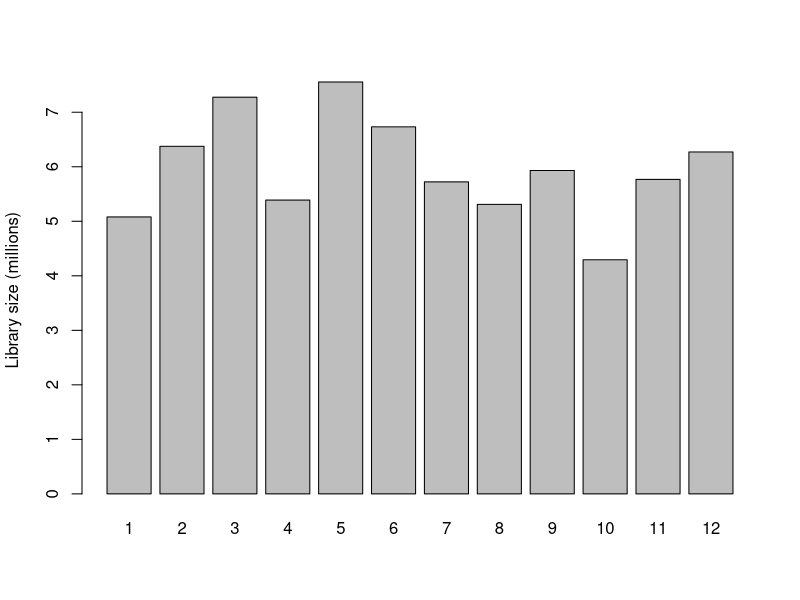
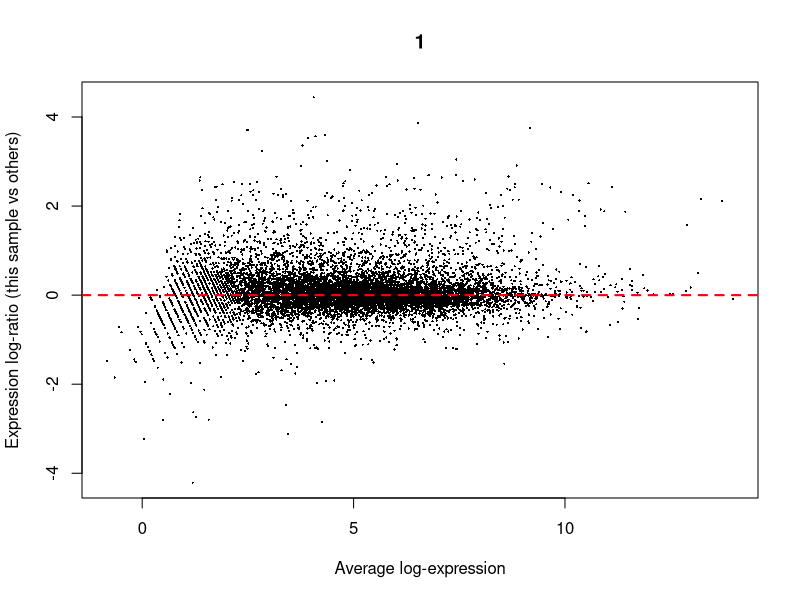
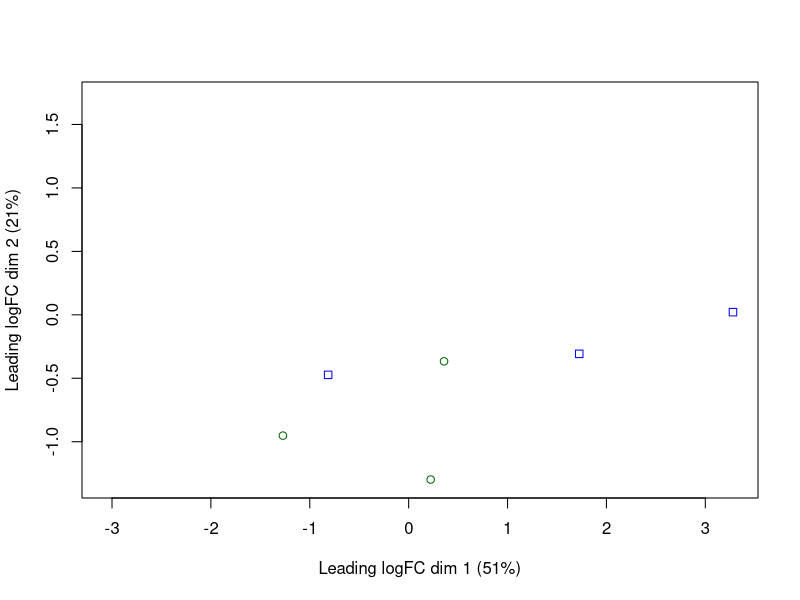
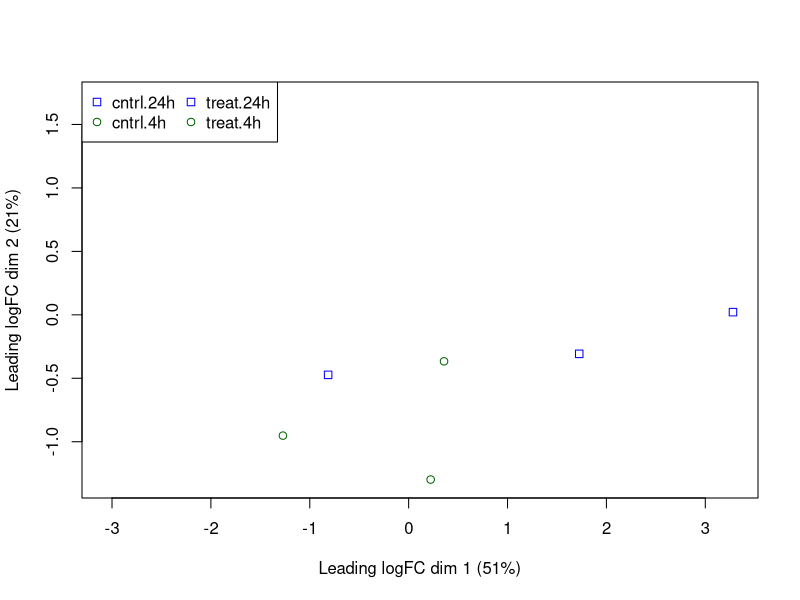
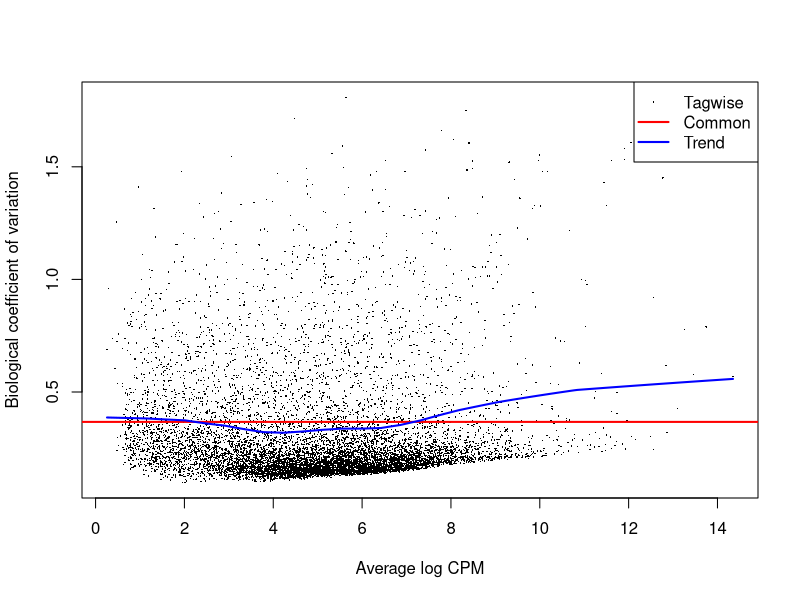
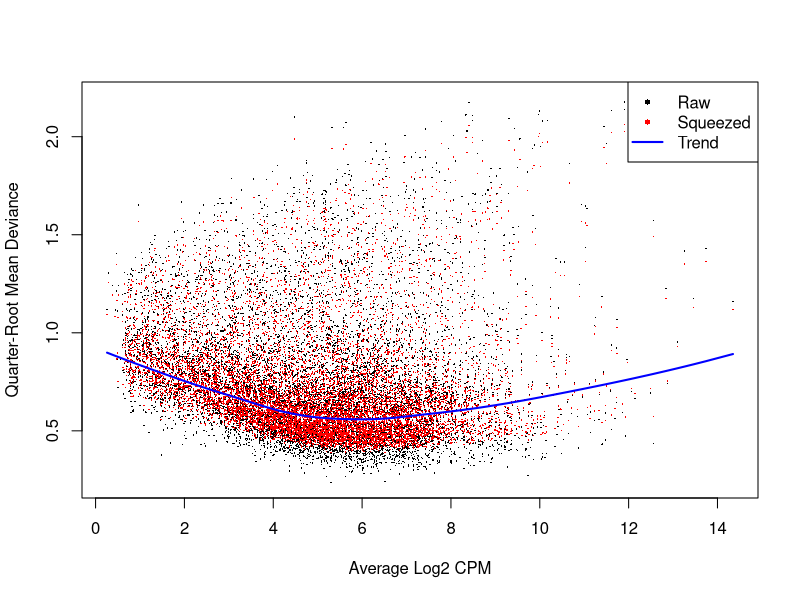
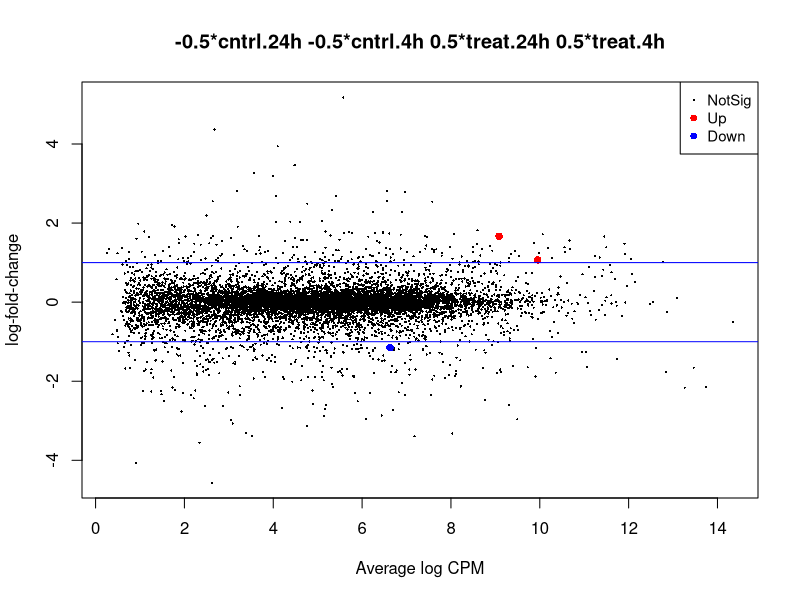
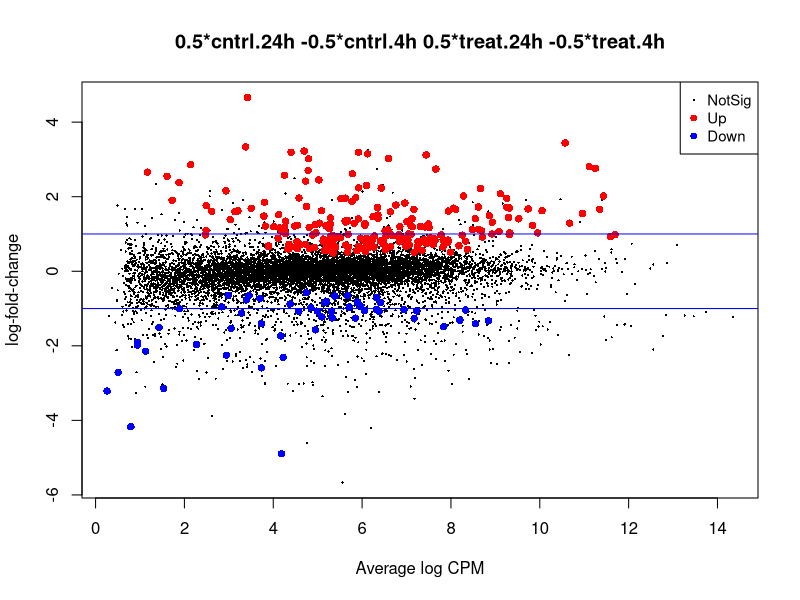

The R script that drew these images, in order:
# set the working directory
setwd("/Users/bamflappy/NFCDSWorkshop_Day2/script_data/")

# import gene count data
tribolium_counts <- read.csv("TriboliumCounts.csv", row.names="X")

#Import grouping factor
targets <- read.csv(file="groupingFactors.csv")
  
#BiocManager::install("edgeR")

library("edgeR")


#############
#Setup a design matrix
group <- factor(paste(targets$treatment,targets$hours,sep="."))
#cbind(targets,Group=group)

#Create DGE list object
list <- DGEList(counts=tribolium_counts,group=group)
colnames(list) <- rownames(targets)
head(list)

#Plot the library sizes before normalization
barplot(list$samples$lib.size*1e-6, names=1:12, ylab="Library size (millions)")

#Retain genes only if it is expressed at a minimum level
keep <- filterByExpr(list)
summary(keep)
list <- list[keep, , keep.lib.sizes=FALSE]

#Use TMM normalization to eliminate composition biases
# between libraries
list <- calcNormFactors(list)
#list$samples
#Write normalized counts to file
normList <- cpm(list, normalized.lib.sizes=TRUE)

#Verify TMM normalization using a MD plot
#Write plot to file
plotMD(cpm(list, log=TRUE), column=1)
abline(h=0, col="red", lty=2, lwd=2)

#Use a MDS plot to visualizes the differences
# between the expression profiles of different samples
points <- c(0,1)
colors <- rep(c("blue", "darkgreen"), 2)
#Write plot without legend to file
plotMDS(list, col=colors[group], pch=points[group])
#Write plot with legend to file
plotMDS(list, col=colors[group], pch=points[group])
legend("topleft", legend=levels(group), pch=points, col=colors, ncol=2)

#The experimental design is parametrized with a one-way layout, 
# where one coefficient is assigned to each group
design <- model.matrix(~ 0 + group)
colnames(design) <- levels(group)
#design

#Next, the NB dispersion is estimated
list <- estimateDisp(list, design, robust=TRUE)
#list$common.dispersion
#Visualize the dispersion estimates with a BCV plot
#Write plot to file
plotBCV(list)

#Now, estimate and plot the QL dispersions
fit <- glmQLFit(list, design, robust=TRUE)
#head(fit$coefficients)
#Write plot to file
plotQLDisp(fit)

#Test whether the average across all cntrl groups is equal to the average across
#all treat groups, to examine the overall effect of treatment
con.treat_cntrl <- makeContrasts(set.treat_cntrl = (treat.4h + treat.24h)/2
                                                    - (cntrl.4h + cntrl.24h)/2,
                                                    levels=design)

#Look at genes with significant expression across all UV groups
anov.treat_cntrl <- glmTreat(fit, contrast=con.treat_cntrl, lfc=log2(1.2))
summary(decideTests(anov.treat_cntrl))
#Write plot to file
plotMD(anov.treat_cntrl)
abline(h=c(-1, 1), col="blue")


#Test whether the average across all tolerant groups is equal to the average across
#all not tolerant groups, to examine the overall effect of tolerance
con.24h_4h <- makeContrasts(set.24h_4h = (cntrl.24h + treat.24h)/2
                                          - (cntrl.4h + treat.4h)/2,
                                          levels=design)

#Look at genes with significant expression across all UV groups
anov.24h_4h <- glmTreat(fit, contrast=con.24h_4h, lfc=log2(1.2))
summary(decideTests(anov.24h_4h))
#Write plot to file
plotMD(anov.24h_4h)
abline(h=c(-1, 1), col="blue")


#Test whether there is an interaction effect
con.interaction <- makeContrasts(set.interaction = ((treat.4h + treat.24h)/2
                                                    - (cntrl.4h + cntrl.24h)/2)
                                                    - ((cntrl.24h + treat.24h)/2
                                                    - (cntrl.4h + treat.4h)/2),
                                                    levels=design)

#Look at genes with significant expression
anov.interaction <- glmTreat(fit, contrast=con.interaction, lfc=log2(1.2))
summary(decideTests(anov.interaction))
#Write plot to file
plotMD(anov.interaction)
abline(h=c(-1, 1), col="blue")
